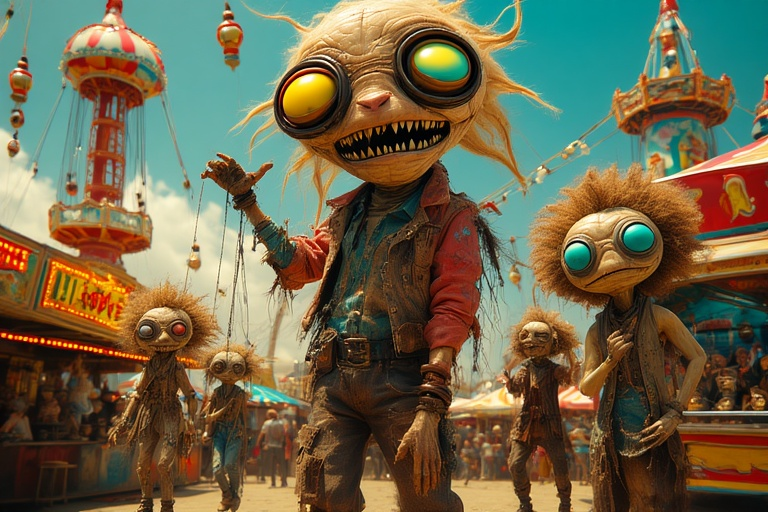
#> input picture landscape_capsules_00028.jpg, 768 x 512 px
$ python -i OutlineImage.py   (imports and definitions only)   (older library calls are emulated)
#> lines starting #> are read from the running program, lines starting #| are printed output that depends on the picture
#> in outlineJ, image is the input picture: shape (512, 768, 3); mean B, G, R 75.8, 102.7, 109.6
"""
USE:
from OutlineImage import *
filename1 = '/home/jack/Desktop/Imagedata/0-original-images/07082orig.jpg'
outfile_png = '/home/jack/Desktop/MediaStudiocommands/images/useresult.png'
outlineJ(filename1,outfile_jpg)
outlineP(filename1,outfile_png)

"""
from PIL import Image
import numpy as np
import cv2
import os
import imageio
from FileNameP import FilenameByTime
from pathlib import Path as change_ext
#p = change_ext('mysequence.jpg')
#p.rename(p.with_suffix('.png'))
# [5 lines not run here, left out]
def auto_canny(image, sigma=0.33):
    # compute the median of the single channel pixel intensities
#> called with sigma = 0.33
    v = np.median(image)
#> v = 89
    # apply automatic Canny edge detection using the computed median
    lower = int(max(0, (1.0 - sigma) * v))
#> lower = 59
    upper = int(min(255, (1.0 + sigma) * v))
#> upper = 118
    edged = cv2.Canny(image, lower, upper)
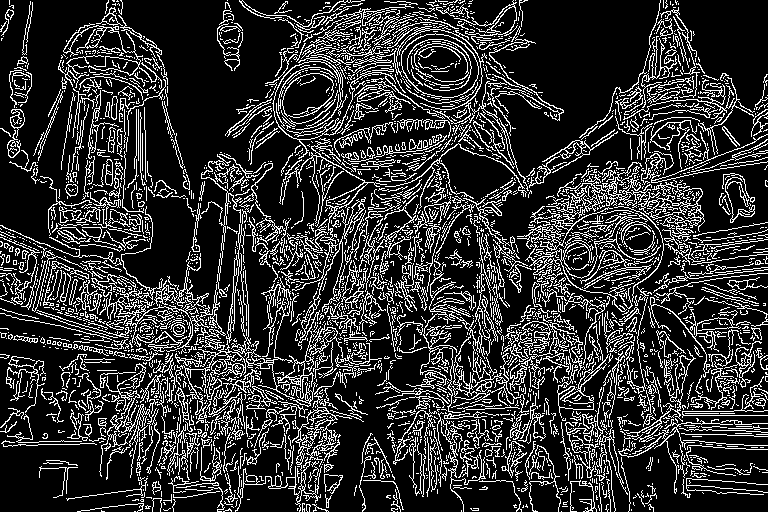
#> edged: shape (512, 768); 20% white in thin lines or dots
    # return the edged image
    return edged

#image = cv2.imread('mahotastest/orig-color.png')
# [4 lines left out: function change_extension, not called in this run]

def outlineJ(filename1,outfile_jpg,sigma=0.33):
    """
    USE:
    filename1 = '/home/jack/Desktop/Imagedata/0-original-images/07082orig.jpg'
    outfile_jpg = '/home/jack/Desktop/MediaStudiocommands/images/useresult.png'
    outlineJ(filename1,outfile_jpg)
    """
    image = cv2.imread(filename1)
    edged = auto_canny(image, sigma=0.33)
    inverted = cv2.bitwise_not(edged)
#> inverted: shape (512, 768); 80% white; black in thin lines or dots
    cv2.imwrite("outlines/temp2.png", inverted)
    cv2.imwrite(FilenameByTime("outlines/"), inverted)
#> (this line was passed over: FileNameP is not available in this run)
    # Open Front Image
    #frontimage = Image.open('mahotastest/inverted-bitwise-note3_6.png').convert("1")
    frontimage = Image.open('outlines/temp2.png').convert("1")
    frontImage = frontimage.convert("RGBA")
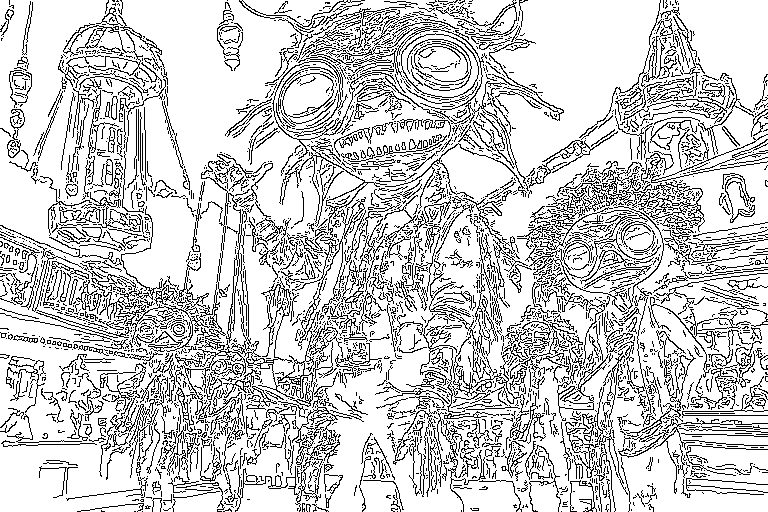
#> frontImage: PIL image 768x512 RGBA; mean R, G, B, A 204, 204, 204, 255
    datas = frontImage.getdata()
    newData = []
    for item in datas:
        if item[0] == 255 and item[1] == 255 and item[2] == 255:
            newData.append((255, 255, 255, 0))
        else:
            newData.append(item)
#> this loop made 393216 passes
#> item on passes 1 to 3: (255, 255, 255, 255), (255, 255, 255, 255), (255, 255, 255, 255)
#> after the loop, newData = 393216 items

    frontImage.putdata(newData)
    # Open Background Image
    background = Image.open(filename1)
    # Calculate width to be at the center
    width = (frontimage.width - frontimage.width) // 2
#> width = 0
    # Calculate height to be at the center
    height = (frontimage.height - frontimage.height) // 2
#> height = 0
    # Paste the frontImage at (width, height)
    background.paste(frontImage, (width, height), frontImage)
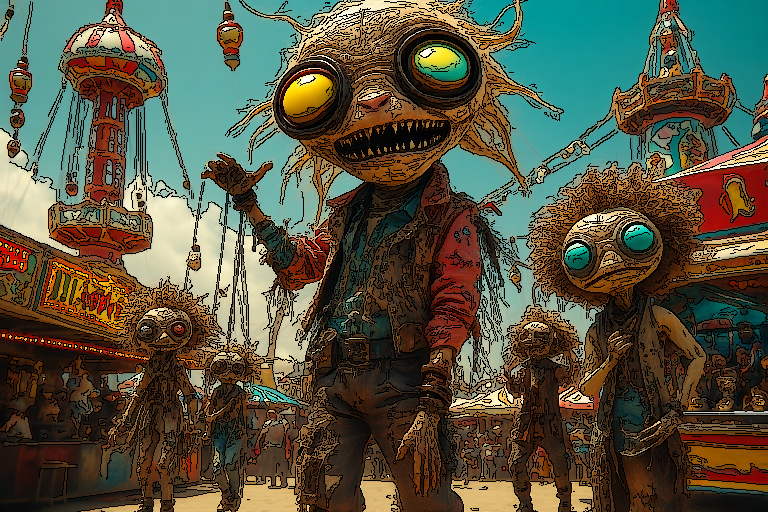
#> background: PIL image 768x512 RGB; mean R, G, B 85.3, 83.9, 63.6
    # Save this image
    background.save(outfile_jpg)
#> (the run stopped early here; a loop or call above may not have finished)
